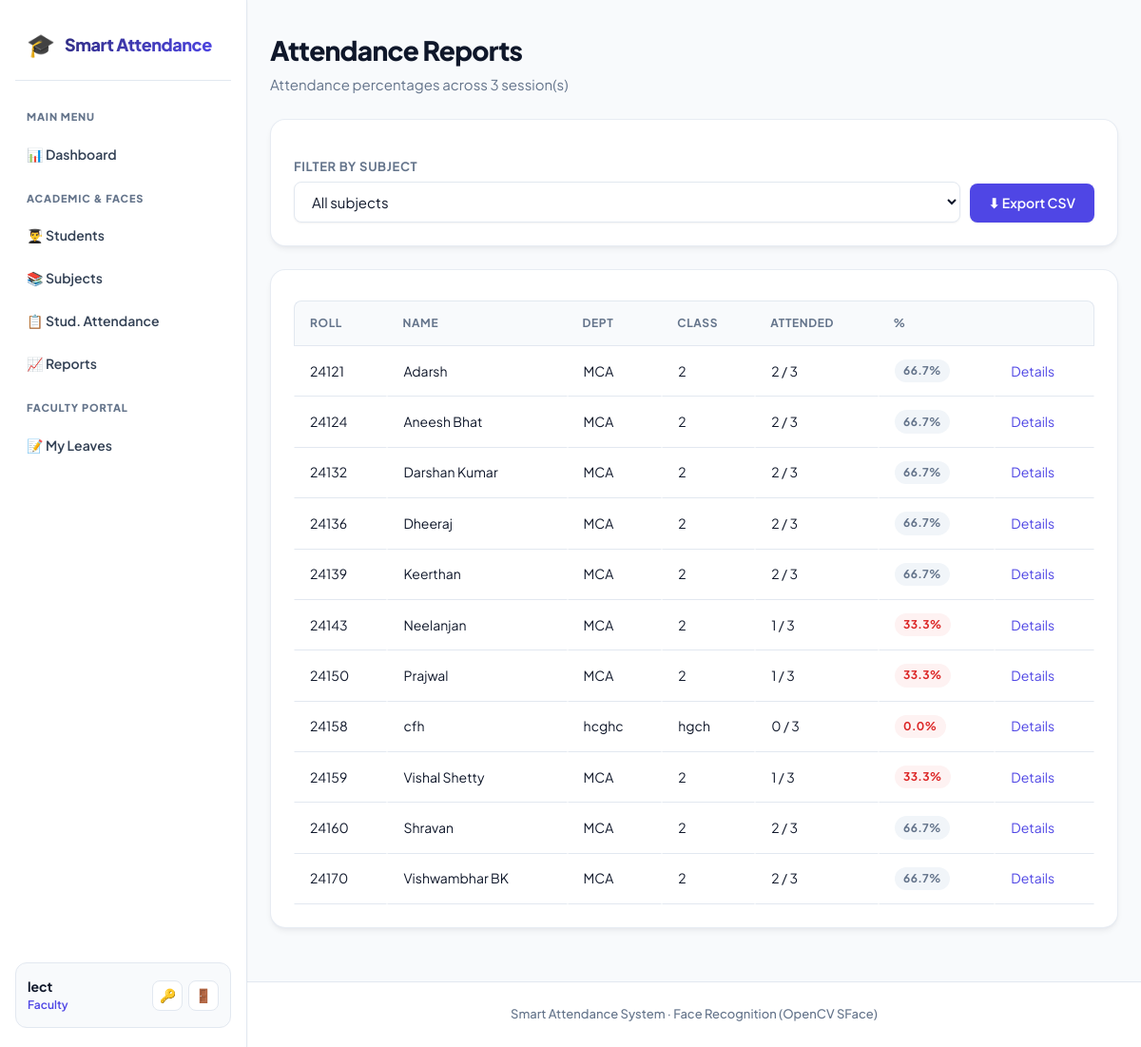
The app's page /reports/ (signed in) with its own data.
### models.py (models this page shows, shortened)
class User(UserMixin, db.Model):
    __tablename__ = "users"
    id = db.Column(db.Integer, primary_key=True)
    username = db.Column(db.String(80), unique=True, nullable=False, index=True)
    email = db.Column(db.String(120), unique=True, nullable=False)
    password_hash = db.Column(db.String(255), nullable=False)
    role = db.Column(db.String(20), nullable=False, default=ROLE_STUDENT)
    created_at = db.Column(db.DateTime, default=datetime.utcnow)
    student_id = db.Column(db.Integer, db.ForeignKey("students.id"), nullable=True)
    student = db.relationship("Student", backref=db.backref("user", uselist=False))
    face_samples = db.relationship(
        "FaceSample", backref="user", cascade="all, delete-orphan"
    )

class Student(db.Model):
    __tablename__ = "students"
    id = db.Column(db.Integer, primary_key=True)
    roll_number = db.Column(db.String(40), unique=True, nullable=False, index=True)
    name = db.Column(db.String(120), nullable=False)
    department = db.Column(db.String(80), default="")
    class_name = db.Column(db.String(80), default="")
    created_at = db.Column(db.DateTime, default=datetime.utcnow)
    face_samples = db.relationship(
        "FaceSample", backref="student", cascade="all, delete-orphan"
    )
    attendance_records = db.relationship(
        "Attendance", backref="student", cascade="all, delete-orphan"
    )

### blueprints/reports.py (the view)
@reports_bp.route("/")
@login_required
@staff_required
def index():
    subject_id = request.args.get("subject_id", type=int)
    total_sessions, rows = _student_stats(subject_id)
    return render_template("reports/index.html",
                           subjects=Subject.query.order_by(Subject.code).all(),
                           selected_subject=subject_id,
                           total_sessions=total_sessions, rows=rows)

### templates/reports/index.html (shortened to what this page needs)
{% extends "base.html" %}
{% block content %}
<h1>Attendance Reports</h1>
<p class="subtitle">Attendance percentages across {{ total_sessions }} session(s)</p>
<div class="card">
  <form method="get" style="display:flex;gap:10px;align-items:flex-end;flex-wrap:wrap">
    <div style="flex:1;min-width:200px">
      <label>Filter by subject</label>
      <select name="subject_id" onchange="this.form.submit()">
        <option value="">All subjects</option>
      </select>
    </div>
    <a class="btn" href="{{ url_for('reports.export_csv', subject_id=selected_subject or '') }}">⬇ Export CSV</a>
  </form>
</div>
<div class="card">
  {% if rows %}
  <table>
    <tr><th>Roll</th><th>Name</th><th>Dept</th><th>Class</th><th>Attended</th><th>%</th><th></th></tr>
    {% for r in rows %}
    <tr>
      <td>{{ r.student.roll_number }}</td>
      <td>{{ r.student.name }}</td>
      <td>{{ r.student.department or '—' }}</td>
      <td>{{ r.student.class_name or '—' }}</td>
      <td>{{ r.present }} / {{ r.total }}</td>
      <td>
        <span class="badge {{ 'badge-yes' if r.percentage >= 75 else ('badge-no' if r.percentage < 50 else 'badge-muted') }}">
          {{ r.percentage }}%</span>
      </td>
      <td><a href="{{ url_for('reports.student_detail', student_id=r.student.id) }}">Details</a></td>
    </tr>
    {% endfor %}
  </table>
  {% else %}
  <p class="muted">No students to report on.</p>
  {% endif %}
</div>
{% endblock %}

### templates/base.html (shortened to what this page needs)
<!DOCTYPE html>
<html lang="en">
<head>
  <link rel="stylesheet" href="{{ url_for('static', filename='style.css') }}">
</head>
<body>
  <div class="app-layout{% if not current_user.is_authenticated %} auth-layout{% endif %}">
    {% if current_user.is_authenticated %}
    <aside class="sidebar">
      <div class="sidebar-brand">
        <a href="{{ url_for('dashboard.index') }}">
          <span class="brand-logo">🎓</span>
          <span class="brand-name">Smart Attendance</span>
        </a>
      </div>
      <nav class="sidebar-nav">
        <div class="nav-section-label">Main Menu</div>
        <a href="{{ url_for('dashboard.index') }}" class="nav-item">
          <span>📊 Dashboard</span>
        </a>
        {% if current_user.role in ['admin', 'faculty', 'director'] %}
          <div class="nav-section-label">Academic & Faces</div>
          <a href="{{ url_for('students.list_students') }}" class="nav-item">
            <span>👨‍🎓 Students</span>
          </a>
          <a href="{{ url_for('attendance.subjects') }}" class="nav-item">
            <span>📚 Subjects</span>
          </a>
          <a href="{{ url_for('attendance.index') }}" class="nav-item">
            <span>📋 Stud. Attendance</span>
          </a>
          <a href="{{ url_for('reports.index') }}" class="nav-item">
            <span>📈 Reports</span>
          </a>
        {% endif %}
        {% if current_user.role == 'faculty' %}
          <div class="nav-section-label">Faculty Portal</div>
          <a href="{{ url_for('faculty.leaves') }}" class="nav-item">
            <span>📝 My Leaves</span>
          </a>
        {% endif %}
      </nav>
      <div class="sidebar-user">
        <div class="user-info">
          <span class="username">{{ current_user.username }}</span>
          <span class="user-role">{{ current_user.role }}</span>
        </div>
        <div class="user-actions">
          <a href="{{ url_for('auth.change_password') }}" title="Change Password" class="user-action-btn">🔑</a>
          <a href="{{ url_for('auth.logout') }}" title="Logout" class="user-action-btn logout-btn">🚪</a>
        </div>
      </div>
    </aside>
    {% endif %}
    <div class="main-wrapper">
      <main class="container">
        {% block content %}{% endblock %}
      </main>
      <footer class="footer">Smart Attendance System · Face Recognition (OpenCV SFace)</footer>
    </div>
  </div>
</body>
</html>

### records on screen
User: username "lect", role "Faculty"
Student: student.roll_number "24121", student.name "Adarsh", student "MCA", student "2"
Student: student.roll_number "24124", student.name "Aneesh Bhat", student "MCA", student "2"
Student: student.roll_number "24132", student.name "Darshan Kumar", student "MCA", student "2"
Student: student.roll_number "24136", student.name "Dheeraj", student "MCA", student "2"
Student: student.roll_number "24139", student.name "Keerthan", student "MCA", student "2"
Student: student.roll_number "24143", student.name "Neelanjan", student "MCA", student "2"
Student: student.roll_number "24150", student.name "Prajwal", student "MCA", student "2"
Student: student.roll_number "24158", student.name "cfh", student "hcghc", student "hgch"
Student: student.roll_number "24159", student.name "Vishal Shetty", student "MCA", student "2"
Student: student.roll_number "24160", student.name "Shravan", student "MCA", student "2"
Student: student.roll_number "24170", student.name "Vishwambhar BK", student "MCA", student "2"

### other values on screen
{{ total_sessions }} "3"
{{ r.present }} "2" "2" "2" "2" "2" "1" "1" "0" "1" "2" "2"
{{ r.total }} "3" "3" "3" "3" "3" "3" "3" "3" "3" "3" "3"
{{ r.percentage }} "66.7" "66.7" "66.7" "66.7" "66.7" "33.3" "33.3" "0.0" "33.3" "66.7" "66.7"
